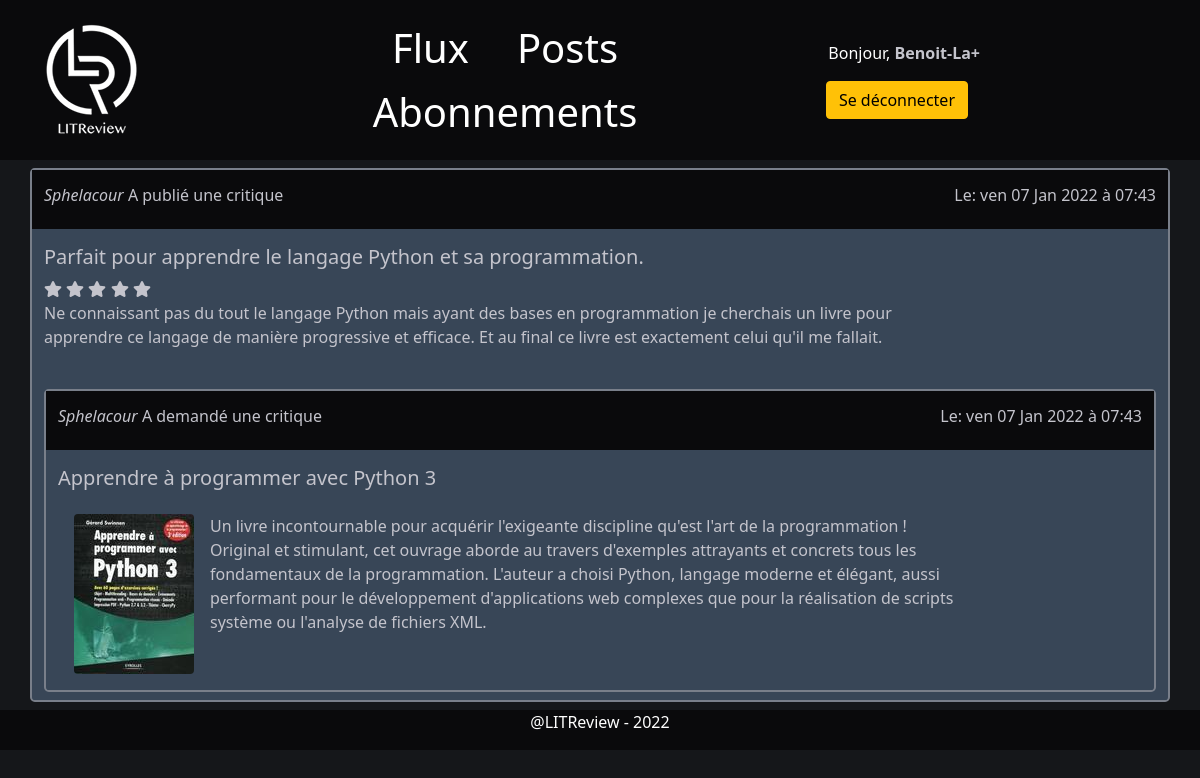
Page /blog/review/1/ (signed in) on the committed database.
### accounts/models.py (models this page shows, shortened)
class CustomUser(AbstractBaseUser):
    class GenderChoices(models.TextChoices):
        HOMME = 'HOMME', _('HOMME')
        FEMME = 'FEMME', _('FEMME')
    class Meta:
        verbose_name = "Utilisateur"
        verbose_name_plural = "Utilisateurs"
    first_name = models.CharField(max_length=150, blank=False, validators=[ASCIIUsernameValidator], verbose_name="Nom")
    last_name = models.CharField(max_length=150, blank=False, validators=[ASCIIUsernameValidator],
                                 verbose_name="Prenom")
    nick_name = models.CharField(max_length=150, blank=True, unique=True, validators=[UnicodeUsernameValidator],
                                 verbose_name="Nom d'utilisateur (Public)")
    date_of_birth = models.DateTimeField(blank=True, null=True, verbose_name="Date de naissance")
    gender = models.PositiveSmallIntegerField(choices=GenderChoices.choices, blank=True, null=True)
    address = models.CharField(max_length=500, blank=True, verbose_name="Adresse")
    zip_code = models.CharField(max_length=15, blank=True, verbose_name="Code postal")
    city = models.CharField(max_length=150, blank=True, verbose_name="Ville")
    email = models.EmailField(max_length=254, unique=True, verbose_name="Adresse email")
    profile_picture = models.ImageField(upload_to=rename_picture, default="no_profile_picture.png")
    social_1 = models.CharField(max_length=150, blank=True, validators=[ASCIIUsernameValidator],
                                verbose_name="Réseau Social #1")
    social_2 = models.CharField(max_length=150, blank=True, validators=[ASCIIUsernameValidator],
                                verbose_name="Réseau Social #2")
    social_3 = models.CharField(max_length=150, blank=True, validators=[ASCIIUsernameValidator],
                                verbose_name="Réseau Social #3")
    date_joined = models.DateTimeField(default=timezone.now, verbose_name="Date d\'inscription")
    is_active = models.BooleanField(default=True)
    is_staff = models.BooleanField(default=False, verbose_name='Membre du staff') #pour interface administration
    is_admin = models.BooleanField(default=False) #droit d'administration
    USERNAME_FIELD = "email"
    REQUIRED_FIELDS = ['nick_name']
    objects = CustomUserManager()
    def __str__(self):
        return f"{self.nick_name}"
    @property
    def is_staff(self):
        return self.is_admin

### flux/models.py (models this page shows, shortened)
class Review(models.Model):
    ticket = models.ForeignKey(Ticket, on_delete=models.CASCADE)
    rating = models.PositiveSmallIntegerField(default=0,
                                              validators=[MinValueValidator(0), MaxValueValidator(5)])
    user = models.ForeignKey(settings.AUTH_USER_MODEL, on_delete=models.CASCADE)
    headline = models.CharField(max_length=128)
    body = models.TextField(max_length=8192, blank=True)
    time_created = models.DateTimeField(auto_now_add=True)

class Ticket(models.Model):
    title = models.CharField(max_length=128)
    slug = models.SlugField(max_length=255, unique=True, blank=True)
    description = models.TextField(max_length=2048, blank=True)
    user = models.ForeignKey(settings.AUTH_USER_MODEL, on_delete=models.CASCADE)
    image = models.ImageField(null=True, blank=True, upload_to=rename_picture)
    time_created = models.DateTimeField(auto_now_add=True)
    class Meta:
        ordering = ['-time_created']
        verbose_name = "Ticket"

### flux/views.py (the view)
# urls.py: path('review/<int:pk>/', ViewReview.as_view(), name="view-review"),
class ViewReview(LoginRequiredMixin, DetailView):
    template_name = 'review.html'
    model = Review
    def get_context_data(self, *args, **kwargs):
        context = super().get_context_data()
        context['ticket'] = Ticket.objects.get(pk=context['review'].ticket.id)
        return context

### flux/templates/review.html (shortened to what this page needs)
{% extends 'base_flux.html' %}
{% load static %}
{% block content %}
    {% include 'review_snippet.html' with post=review %}
{% endblock %}

### templates/navbar.html
{% load static %}
<nav id="navbar" class="nav">
    <div class="container">
        <div class="row align-items-center">
            <div class="col-2">
                <a href="{% url 'blog:flux' %}" class="" id="logo">
                    <img class="logo" src="{% static '/logo/logo_pp.png' %}"/>
                </a>
            </div>
            <div class="col-6">
                <ul class="nav justify-content-center  display-6">
                    <li class="nav-item mx-3">
                        <a href="{% url 'blog:flux' %}" class="nav-link active px-2 text-white">Flux</a>
                    </li>
                    <li class="nav-item mx-3">
                        <a href="{% url 'blog:my-post' %}" class="nav-link px-2 text-white">Posts</a>
                    </li>
                    <li class="nav-item mx-3">
                        <a href="{% url 'followers:get-users' %}" class="nav-link px-2 text-white">Abonnements</a>
                    </li>
                </ul>
            </div>
            <div class="col-4 text-end">
                {% if user.is_authenticated %}
                    <div id="user-link" class="col-6">
                        Bonjour,
                        <a href="{% url 'accounts:profile' pk=user.id %}"><strong>{{ request.user }}</strong></a>
                    </div>
                    <div class="row text-end">
                        <div class="col-6 mt-3">
                            <a href="{% url 'accounts:logout' %}" type="button" class="btn btn-warning">Se déconnecter</a>
                {% else %}
                            <a href="{% url 'accounts:login' %}" type="button" class="btn btn-outline-light me-2">Se connecter</a>
                            <a href="{% url 'accounts:signup' %}" type="button" class="btn btn-warning">S'inscrire</a>
                {% endif %}
                        </div>
                    </div>
            </div>
        </div>
    </div>
</nav>

### flux/templates/review_snippet.html (shortened to what this page needs)
{% load static %}
{% block content %}
    <section id="post-content" class="container border border-2 rounded-3 my-2">
        <div id="post-header" class="row align-items-center py-3">
            <div class="col-4 text-start">
                {% if review.user_id == user.id %}
                    <h6><i>Vous</i> Avez publié une critique</h6>
                {% else %}
                    <h6><i>{{ review.user.nick_name }}</i> A publié une critique</h6>
                {% endif %}
            </div>
            <div class="col-8 text-end">
                <h6>Le: {{ review.time_created|date:"D d M Y" }} à {{ review.time_created|date:"H:i" }}</h6>
            </div>
        </div>
        <div class="row">
            <div class="col-10 text-start my-3">
                <h5>{{ review.headline }}</h5>
                <div class="review-feedback">
                    <span class="far fa-star {% if review.rating > 0 %} fas fa-star {% endif %}"></span>
                    <span class="far fa-star {% if review.rating > 1 %} fas fa-star {% endif %}"></span>
                    <span class="far fa-star {% if review.rating > 2 %} fas fa-star {% endif %}"></span>
                    <span class="far fa-star {% if review.rating > 3 %} fas fa-star {% endif %}"></span>
                    <span class="far fa-star {% if review.rating > 4 %} fas fa-star {% endif %}"></span>
                </div>
                <p>{{ review.body }}</p>
            </div>
        </div>
        {% with ticket=post.ticket has_review=True %}
            {% include 'ticket_snippet.html' %}
        {% endwith %}
    </section>
{% endblock %}

### flux/templates/ticket_snippet.html (shortened to what this page needs)
{% load static %}
{% block content %}
    <section id="post-content" class="container border border-2 rounded-3 my-2">
        <div id="post-header" class="row align-items-center py-3">
            <div class="col-4 text-start">
                {% if ticket.user_id == user.id %}
                    <h6><i>Vous</i> Avez demandé une critique</h6>
                {% else %}
                    <h6><i>{{ ticket.user.nick_name }}</i> A demandé une critique</h6>
                {% endif %}
            </div>
            <div class="col-8 text-end">
                <h6>Le: {{ ticket.time_created|date:"D d M Y" }} à {{ ticket.time_created|date:"H:i" }}</h6>
            </div>
        </div>
        <div class="row">
            <div class="col-10 text-start my-3">
                <h5>{{ ticket.title }}</h5>
            </div>
        </div>
        <div class="row">
            <div class="col-10">
                <img src="{% get_media_prefix %}{{ ticket.image }}" class="rounded float-start mx-3 mb-3" alt="">
                <p>{{ ticket.description }}</p>
            </div>
        </div>
    </section>
{% endblock %}

### flux/static/css/style.css (style rules this page uses)
html { max-width: 100%; }
body { background-color: #15171a; }
.border { border-color: #797f8a !important; }
#post-content { background-color: #384657; color: #c4c4cc; }
#post-header { background-color: #0a0a0c; }
#user-link a { text-decoration: none; color: #c4c4cc; }

### rows in the picture
CustomUser: user "Benoit-La+"
Review: user.nick_name "Sphelacour", time_created "ven 07 Jan 2022", time_created "07:43", headline "Parfait pour apprendre le langage Python et sa programmation.", body "Ne connaissant pas du tout le langage Python mais ayant des bases en programmation je cherchais un livre pour apprendre ce langage de manière progressive et efficace. Et au final ce livre est exactement celui qu'il me fallait."
Ticket: user.nick_name "Sphelacour", time_created "ven 07 Jan 2022", time_created "07:43", title "Apprendre à programmer avec Python 3", image (picture), description "Un livre incontournable pour acquérir l'exigeante discipline qu'est l'art de la programmation ! Original et stimulant, cet ouvrage aborde au travers d'exemples attrayants et concrets tous les fondamentaux de la programmation. L'auteur a choisi Python, langage moderne et élégant, aussi performant pour le développement d'applications web complexes que pour la réalisation de scripts système ou l'analyse de fichiers XML."
